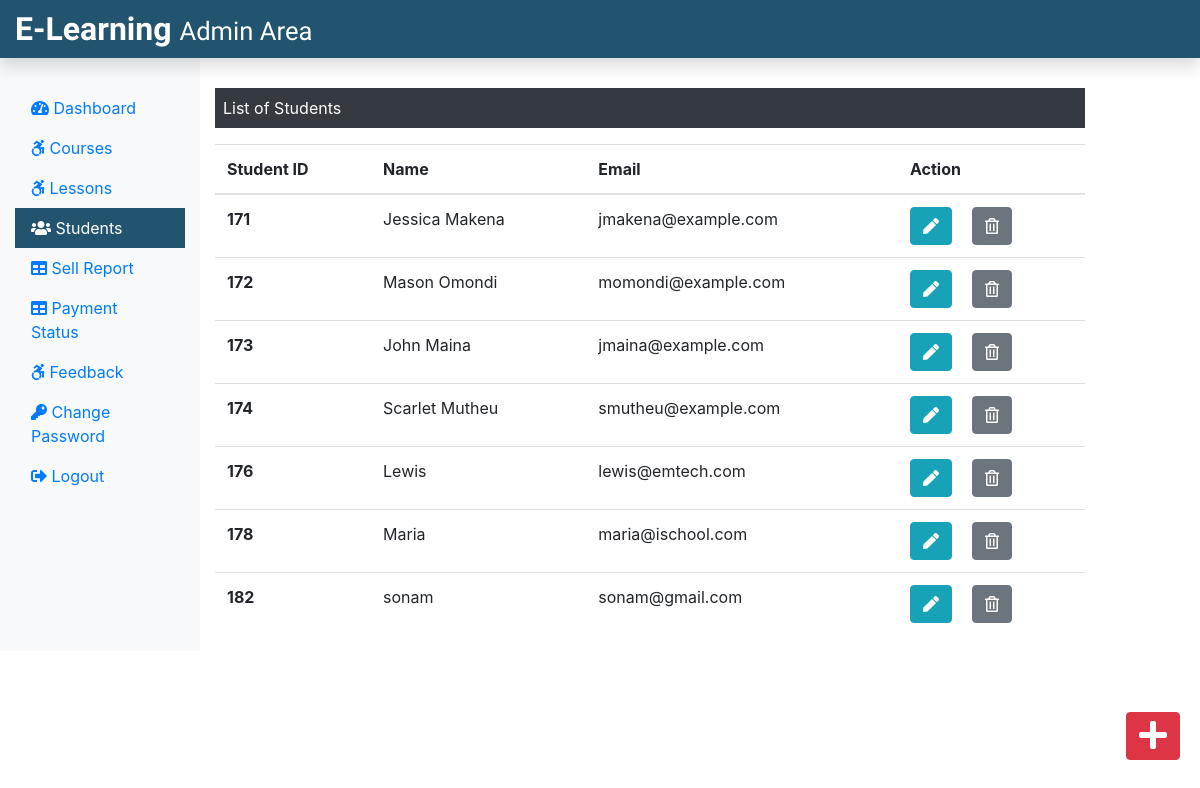
The page /Admin/students.php (signed in) on the database its author committed.
### tables this page shows
CREATE TABLE IF NOT EXISTS `student` (
  `stu_id` int(11) NOT NULL AUTO_INCREMENT,
  `stu_name` varchar(255) NOT NULL,
  `stu_email` varchar(255) NOT NULL,
  `stu_pass` varchar(255) NOT NULL,
  `stu_occ` varchar(255) NOT NULL,
  `stu_img` text NOT NULL,
  PRIMARY KEY (`stu_id`)
);

### Admin/students.php (the view, shortened to what this page needs)
<?php
include('./adminInclude/header.php');
include('../dbConnection.php');
?>
  <div class="col-sm-9 mt-5">
    <p class=" bg-dark text-white p-2">List of Students</p>
    <?php
      $sql = "SELECT * FROM student";
      $result = $conn->query($sql);
      if($result->num_rows > 0){
       echo '<table class="table">
       <thead>
        <tr>
         <th scope="col">Student ID</th>
         <th scope="col">Name</th>
         <th scope="col">Email</th>
         <th scope="col">Action</th>
        </tr>
       </thead>
       <tbody>';
        while($row = $result->fetch_assoc()){
          echo '<tr>';
          echo '<th scope="row">'.$row["stu_id"].'</th>';
          echo '<td>'. $row["stu_name"].'</td>';
          echo '<td>'.$row["stu_email"].'</td>';
          echo '<td><form action="editstudent.php" method="POST" class="d-inline"> <input type="hidden" name="id" value='. $row["stu_id"] .'><button type="submit" class="btn btn-info mr-3" name="view" value="View"><i class="fas fa-pen"></i></button></form>
          <form action="" method="POST" class="d-inline"><input type="hidden" name="id" value='. $row["stu_id"] .'><button type="submit" class="btn btn-secondary" name="delete" value="Delete"><i class="far fa-trash-alt"></i></button></form></td>
         </tr>';
        }
        echo '</tbody>
        </table>';
      } else {
        echo "0 Result";
      }
     ?>
  </div>
 </div>
 <div><a class="btn btn-danger box" href="addnewstudent.php"><i class="fas fa-plus fa-2x"></i></a></div>
</div>
<?php
include('./adminInclude/footer.php');
?>

### css/adminstyle.css (style rules this page uses)
.box { position: fixed; bottom: 10px; right: 20px; margin-bottom: 30px; }

### rows shown on the page
student: stu_id "171", stu_name "Jessica Makena", stu_email "jmakena@example.com"
student: stu_id "172", stu_name "Mason Omondi", stu_email "momondi@example.com"
student: stu_id "173", stu_name "John Maina", stu_email "jmaina@example.com"
student: stu_id "174", stu_name "Scarlet Mutheu", stu_email "smutheu@example.com"
student: stu_id "176", stu_name "Lewis", stu_email "lewis@emtech.com"
student: stu_id "178", stu_name "Maria", stu_email "maria@ischool.com"
student: stu_id "182", stu_name "sonam", stu_email "sonam@gmail.com"
